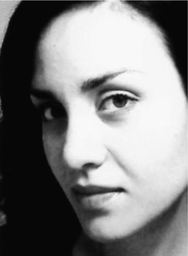
#> input picture test_images/lady.png, 188 x 256 px, shrunk from 738 x 1006 before the run
$ python -i shading.py   (imports and definitions only)   (older library calls are emulated)
#> lines starting #> are read from the running program, lines starting #| are printed output that depends on the picture; after the words box and inside, x2 and y2 are one past the last pixel; in counts of white or black regions, pixels touching at a corner belong together
import cv2
import numpy as np
import math
import random
from scipy.interpolate import splprep, splev
from custom_settings import user_control_num_lines, user_control_max_dist, user_control_amplitude, user_control_curviness, user_control_num_oriented


def get_thesholds(img):
    hist = cv2.calcHist([img], [0], None, [256], [0, 256])
    num_pixels = img.shape[0] * img.shape[1]
    num_shades = 3

    # NUMBER OF SHADES
    num_in_bucket = num_pixels * .6 / (num_shades-1)
    thresholds = []

    curr_count = 0
    for i in range(len(hist)):
        curr_count += hist[i]

        if curr_count >= num_in_bucket:
            thresholds.append(i)
            curr_count = 0

            if len(thresholds) == num_shades - 1:
                break

    return thresholds


def threshold_imgs(img):
    thresholds = get_thesholds(img)

    imgs = []
    thresholds_as_fractions = [0]

    for i in range(len(thresholds)):
        curr_thresh = thresholds[i]

        prev_thresh = int(thresholds_as_fractions[i] * 255.)
        thresh_img = cv2.inRange(img, prev_thresh, curr_thresh)

        imgs.append(thresh_img)
        thresholds_as_fractions.append(curr_thresh / 255.)

    return imgs, thresholds_as_fractions[1:]


def get_ccs(thresholded, thresholds):
    ccs = []
    new_thresholds = []
    areas = []

    for i, im in enumerate(thresholded):

        # Area and bounding box
        output = cv2.connectedComponentsWithStats(im.astype(np.uint8))

        num_labels = output[0]
        labels = output[1]
        stats = output[2]

        for label in range(1, num_labels):
            if stats[label][cv2.CC_STAT_AREA] < 50:
                continue

            pts = np.where(labels == label)
            bounding_box = stats[label][cv2.CC_STAT_WIDTH] * stats[label][cv2.CC_STAT_HEIGHT]

            if len(pts[0]) / bounding_box < .2:
                continue

            cc = np.array(labels, dtype=np.uint8)
            cc[labels == label] = 255
            cc[labels != label] = 0

            ccs.append(cc)
            new_thresholds.append(thresholds[i])
            areas.append(stats[label][cv2.CC_STAT_AREA])

    return ccs, new_thresholds, areas


def get_area_orientation(pt1, pt2, gray_img):
    x_min = min(pt1[0], pt2[0])
    x_max = max(pt1[0], pt2[0])
    y_min = min(pt1[1], pt2[1])
    y_max = max(pt1[1], pt2[1])

    area_gradient, area_norm = get_orientation(gray_img, x_min, y_min, x_max - x_min, y_max - y_min)

    return area_gradient, area_norm


def conditions(prev, curr, min_dist, max_dist, gray_img, ignore_orientation):
    # conditon 1: not too far apart
    max_dist = min_dist <= math.dist(prev, curr) <= max_dist
    if not max_dist:
        return False

    # condition 2: not same point
    not_same = prev != curr

    # condition 3: correct angle
    o_range = math.pi / 6.

    line_orientation = math.atan2(curr[1]-prev[1], curr[0]-prev[0])
    area_gradient, area_norm = get_area_orientation(prev, curr, gray_img)

    orientation = ignore_orientation or area_gradient - o_range <= line_orientation <= area_gradient + o_range

    return max_dist and not_same and orientation


def create_point_set(blob, threshold, area, gray_img):
    # getting all points that are white, make tuples
    y, x = np.where(blob == 255)
    all_pairs = [(x[i], y[i]) for i in range(len(x))]

    random.shuffle(all_pairs)

    error_image = np.zeros(blob.shape) # where lines are drawn
    num_shaded_pixels = 0

    num_to_be_shaded = user_control_num_lines * int(len(x) * (1. - threshold))

    vol = (max(x) - min(x)) * (max(y) - min(y))

    max_dist = user_control_max_dist * int(min(max(x) - min(x), max(y) - min(y)) * 1.2 * (area/vol))

    min_dist = int(max_dist / 2.)

    pts = [random.choice(all_pairs)]

    # inf loop shit
    count = 0
    # while loop until error image is satisfied
    while num_shaded_pixels < num_to_be_shaded:
        prev = pts[len(pts) - 1]
        curr = random.choice(all_pairs)

        # first point of line
        if len(pts) % 2 == 1:
            iter_count = 0
            ignore_orientation = False
            if len(pts) % user_control_num_oriented == 0:
                ignore_orientation = True
            while not conditions(prev, curr, min_dist, max_dist, gray_img, ignore_orientation):
                curr = random.choice(all_pairs)
                iter_count += 1

                # edge case handling
                if iter_count > 50:
                    ignore_orientation = True

        pts.append(curr)

        # second point of line: if we have a new line , draw it
        if len(pts) % 2 == 0:
            # onto white image
            error_image = cv2.line(error_image, prev, curr, 255, 1)
            curr_y, curr_x = np.where(error_image == 255)
            prev_num_shaded = num_shaded_pixels
            num_shaded_pixels = len(curr_x)

            # edge case handling
            if prev_num_shaded == num_shaded_pixels:
                count += 1

            if count > 40:
                break
    return pts


def normalize_angle(angle):
    new_angle = angle
    while new_angle <= -180:
        new_angle += 360
    while new_angle > 180:
        new_angle -= 360
    return new_angle


def get_orientation(gray_img, x, y, w, h):
    blob = gray_img[y:y + h, x:x + w]

    if w <= 0 or h <= 0:
        return -1, -1

    sobelx = cv2.Sobel(blob, cv2.CV_64F, 1, 0, ksize=5)
    sobely = cv2.Sobel(blob, cv2.CV_64F, 0, 1, ksize=5)

    x_avg = np.average(sobelx)
    y_avg = np.average(sobely)

    if x_avg == 0:
        return -1, -1

    gradient = math.atan(y_avg / x_avg)

    if math.isnan(gradient):
        return -1, -1

    normal = gradient + math.radians(90)
    normal = math.radians(normalize_angle(math.degrees(normal)))

    if math.isnan(normal):
        normal = -1

    return normal, gradient


def pts_to_spline(img_size, pts):
    spline = np.zeros(img_size)
    for i in range(len(pts) - 1):
        cv2.line(spline, (int(pts[i][0]), int(pts[i][1])), (int(pts[i+1][0]), int(pts[i+1][1])), 255, thickness=1)
    return np.uint8(spline)


def create_spline_pts(pts, blob_shape):
    if len(pts) == 0:
        return []

    pts = np.array(pts)

    try:
        tck, u = splprep(pts.T, u=None, s=0.0)
    except:
        return pts

    dist = 0
    for i in range(len(pts) - 1):
        dist += math.sqrt(((pts[i+1][0] - pts[i][0]) ** 2) + ((pts[i+1][1] - pts[i][1]) ** 2))

    if dist < 20:
        return pts

    u_new = np.linspace(u.min(), u.max(), int(dist))
    x_new, y_new = splev(u_new, tck, der=0)

    x_new = np.array(x_new).astype(int)
    y_new = np.array(y_new).astype(int)

    x_new = np.clip(x_new, 0, int(blob_shape[1] - 1))
    y_new = np.clip(y_new, 0, int(blob_shape[0] - 1))
    spline_pts = np.array(list((zip(x_new, y_new))))

    return spline_pts


def draw_stroke(pointA, pointB, area, gray_img):
    num_pts = 10
    min_side_step = 5
    side_step = user_control_amplitude

    if side_step > math.dist(pointA, pointB) and area < 1000:
        min_side_step = 2
        side_step = min(side_step, int(math.dist(pointA, pointB)) * 2)

    if (pointB[0] - pointA[0]) == 0:
        return [pointA, pointB]

    slope = (pointB[1] - pointA[1]) / (pointB[0] - pointA[0])
    b = pointA[1] - slope * pointA[0]
    mid_pt = ((pointA[0] + pointB[0]) / 2., (pointA[1] + pointB[1]) / 2.)

    grad, norm = get_area_orientation(pointA, pointB, gray_img)

    if grad < 0 or norm < 0:
        mid_pt_x = mid_pt[0] + random.randrange(-side_step, side_step)
        mid_pt_y = mid_pt[1] + random.randrange(-side_step, side_step)
        mid_pt = (int(mid_pt_x), int(mid_pt_y))
    else:
        x_multiplier = -1 if grad <= math.pi / 4 or grad > 3 * math.pi / 4 else 1
        y_multiplier = -1 if grad > math.pi / 2. else 1

        mid_pt_x = mid_pt[0] + x_multiplier * random.randrange(min_side_step, side_step) * math.cos(norm)
        mid_pt_y = mid_pt[1] + y_multiplier * random.randrange(min_side_step, side_step) * math.sin(norm)
        mid_pt = (int(mid_pt_x), int(mid_pt_y))

    shuffle = user_control_curviness
    mid_A = (int((pointA[0] + mid_pt[0]) / 2.) + random.randrange(-shuffle, shuffle),
             int((pointA[1] + mid_pt[1]) / 2.) + random.randrange(-shuffle, shuffle))
    mid_B = (int((mid_pt[0] + pointB[0]) / 2.) + random.randrange(-shuffle, shuffle),
             int((mid_pt[1] + pointB[1]) / 2.) + random.randrange(-shuffle, shuffle))

    return [pointA, mid_A, mid_pt, mid_B, pointB]


def perturb_points(pts, perturb_value=1):
    for i in range(0, len(pts), 3):
        new_x = pts[i][0] + random.randrange(-perturb_value, perturb_value)
        new_y = pts[i][1] + random.randrange(-perturb_value, perturb_value)
        pts[i] = (int(new_x), int(new_y))

    return pts


def create_lines(gray_img, blobs, thresholds, areas):
    shape = gray_img.shape
    lines_array = []
    lines_img = np.uint8(np.zeros(shape))

    # for each blob create a new point gets
    for i, blob in enumerate(blobs):
        pts = create_point_set(blob, thresholds[i], areas[i], gray_img)

        for j in range(0, len(pts) - 1, 2):
            to_draw = draw_stroke(pts[j], pts[j + 1], areas[i], gray_img)
            spline_points = create_spline_pts(to_draw, shape)
            perturbed_points = perturb_points(spline_points)

            spline = pts_to_spline(shape, perturbed_points)
            lines_array.append(spline)
            lines_img = cv2.add(spline, lines_img)

    num_non_zeros = [(line.sum(), line) for line in lines_array]
    num_non_zeros = sorted(num_non_zeros, key=lambda tup: tup[0], reverse=True)
    lines_array = [t[1] for t in num_non_zeros]

    return lines_img, lines_array


def shade(gray_img):
    thresh_imgs, thresholds = threshold_imgs(cv2.blur(gray_img, (10, 10)))
    ccs, thresholds, areas = get_ccs(thresh_imgs, thresholds)
    lines_img, lines_array = create_lines(gray_img, ccs, thresholds, areas)

    return lines_img, lines_array

>>> import cv2
>>> picture = cv2.imread('test_images/lady.png', cv2.IMREAD_GRAYSCALE)
#> picture is the input picture: shape (256, 188); min 0, max 249, mean 127.6
>>> result = shade(picture)
#> in get_thesholds, `hist = cv2.calcHist([img], [0], None, [256], [0, 256])`: hist = 256 values, max 9673 at index 7, min 0 at index 0, mean 188
#> the loop in get_thesholds, `for i in range(len(hist)):` made 196 passes
#> after the loop in get_thesholds, `for i in range(len(hist)):`: curr_count = 0; thresholds = [24, 195]
#> in threshold_imgs, `thresholds = get_thesholds(img)`:
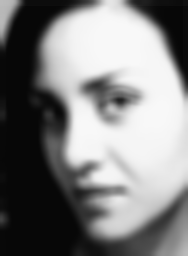
#> img: shape (256, 188); min 6, max 248, mean 127.3
#> the loop in threshold_imgs, `for i in range(len(thresholds)):` made 2 passes
#> (curr_thresh, prev_thresh) on passes 1 to 2: (24, 0), (195, 24)
#> pass 1, in threshold_imgs, `thresh_img = cv2.inRange(img, prev_thresh, curr_thresh)`:
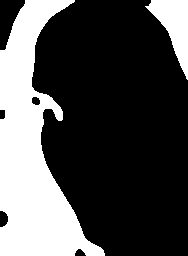
#> thresh_img: shape (256, 188); 30.2% white; 2 white regions, box (x1, y1, x2, y2) and area: (0, 0, 105, 256) 12982, (145, 0, 188, 80) 1561
#> pass 2, in threshold_imgs, `thresh_img = cv2.inRange(img, prev_thresh, curr_thresh)`:
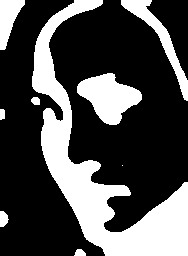
#> thresh_img: shape (256, 188); 30.4% white; 9 white regions (1 under 20 px), largest, box (x1, y1, x2, y2) and area: (32, 0, 188, 256) 10451, (77, 73, 142, 125) 1949, (121, 0, 188, 101) 1234
#> after the loop in threshold_imgs, `for i in range(len(thresholds)):`: imgs = 2 items; thresholds_as_fractions = [0, 0.0941, 0.765]
#> in shade, `thresh_imgs, thresholds = threshold_imgs(cv2.blur(gray_img, (10, 10)))`: thresh_imgs = 2 items; thresholds = [0.0941, 0.765]
#> the loop in get_ccs, `for i, im in enumerate(thresholded):` made 2 passes
#> num_labels on passes 1 to 2: 3, 10
#> pass 1, in get_ccs, `labels = output[1]`:
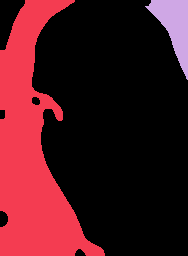
#> labels: shape (256, 188) int32; 3 distinct labels, from 0 to 2; one colour per label, 0 black
#> after the loop in get_ccs, `for i, im in enumerate(thresholded):`:
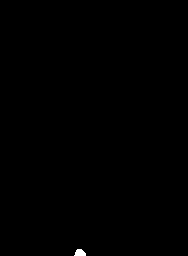
#> cc: shape (256, 188); 0.13% white; 1 white region, box (x1, y1, x2, y2) and area: (74, 249, 86, 256) 64
#> after the loop in get_ccs, `for i, im in enumerate(thresholded):`: areas = [12982, 1561, 708, 10451, 1949, 60, 51, 109, 64]; ccs = 9 items; new_thresholds = [0.0941, 0.0941, 0.765, 0.765, 0.765, 0.765, 0.765, 0.765, 0.765]
#> in shade, `ccs, thresholds, areas = get_ccs(thresh_imgs, thresholds)`: ccs = 9 items; thresholds has the same summary as new_thresholds in get_ccs; areas = [12982, 1561, 708, 10451, 1949, 60, 51, 109, 64]
#> in create_lines, `lines_img = np.uint8(np.zeros(shape))`: lines_img: shape (256, 188); every value is 0
#> the loop in create_lines, `for i, blob in enumerate(blobs):` made 9 passes
#> (num_to_be_shaded in create_point_set, vol in create_point_set, min_dist in create_point_set) on pass 1: (11760, 26520, 30)
#> pass 1, in get_orientation (call 3), `sobely = cv2.Sobel(blob, cv2.CV_64F, 0, 1, ksize=5)`:
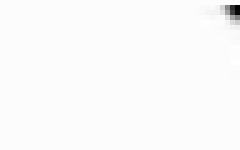
#> sobely: shape (30, 48) float64 (shown 5 times larger); min -1340, max 13, mean -5.88; drawn with min black and max white
#> after the loop in create_lines, `for i, blob in enumerate(blobs):`:
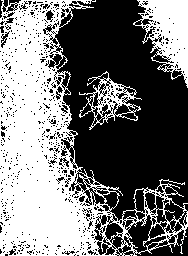
#> lines_img: shape (256, 188); 46.2% white; 3 white regions, box (x1, y1, x2, y2) and area: (0, 0, 188, 256) 18738, (133, 0, 188, 88) 2526, (79, 71, 142, 130) 967
#> after the loop in create_lines, `for i, blob in enumerate(blobs):`: spline: shape (256, 188); 0.03% white in thin lines or dots, all inside (x1, y1, x2, y2) = (77, 248, 87, 255)
